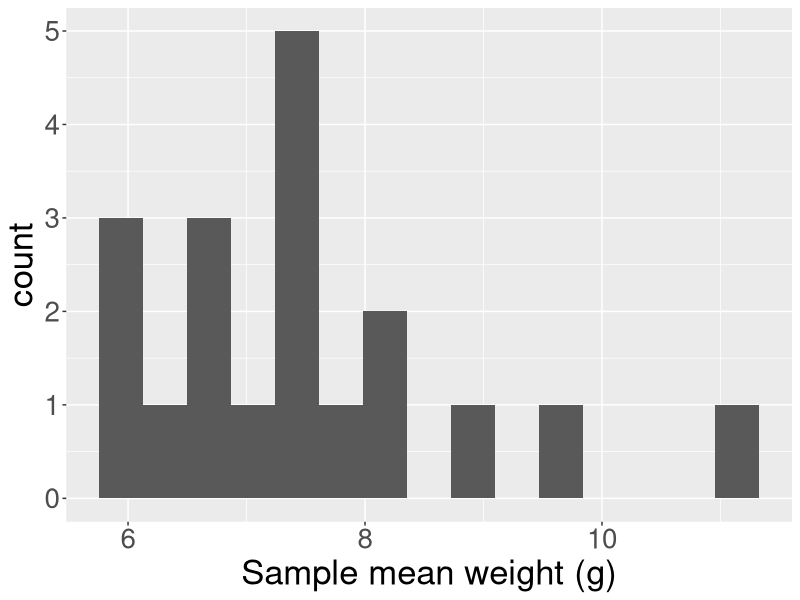
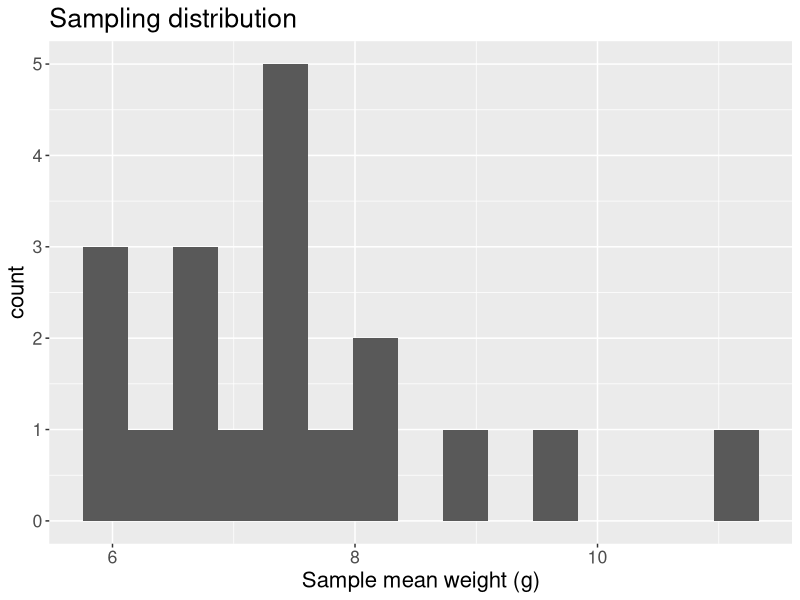

Reproduce these figures in R, in order.
## ---- chunk 1
knitr::opts_chunk$set(echo = F, warning = F, messabundance = F)
library(tidyverse)
library(readr)
plot_theme <- theme(text = element_text(size = 16))
set.seed(1)
admissions <- read_csv("data/ucb_admissions.csv") |>
  sample_frac()
## ---- chunk 2
candy <- read_csv("data/candy_mean_wts.csv")
ggplot(candy, aes(x = mean_wts)) +
  geom_histogram(bins = 15) +
  labs(x = "Sample mean weight (g)") +
  theme(text = element_text(size = 25))
## ---- chunk 3
ggplot(candy, aes(x = mean_wts)) +
  geom_histogram(bins = 15) +
  labs(x = "Sample mean weight (g)",
       title = "Sampling distribution") +
  theme(text = element_text(size = 16))
candy_xbar <- round(mean(candy$mean_wts), 2)
candy_se <- round(sd(candy$mean_wts), 2)
